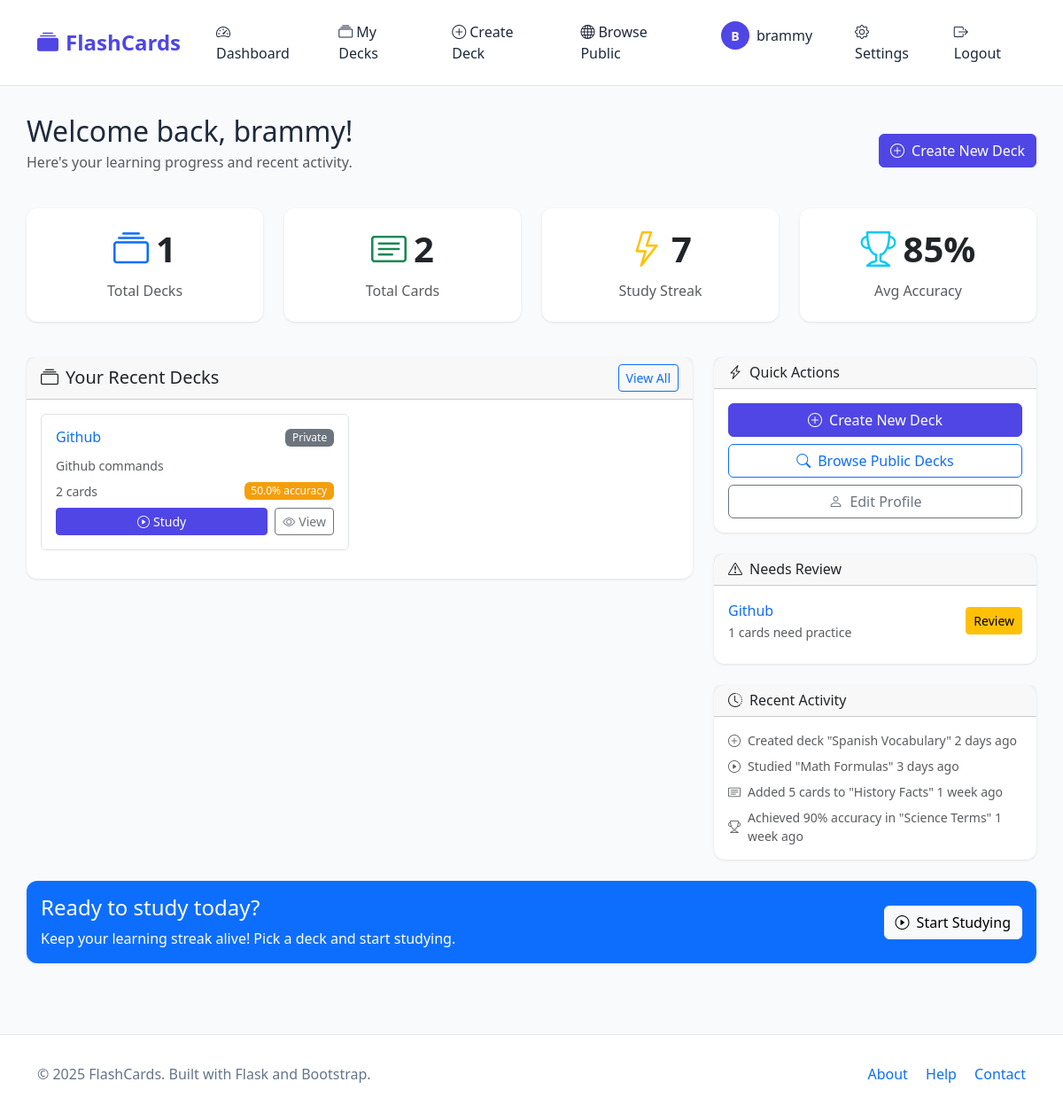
/dashboard (signed in), run on the app's committed database.
### app/models/user.py (models this page shows, shortened)
class User(UserMixin, BaseModel):
    __tablename__ = 'users'
    username = db.Column(db.String(80), unique=True, nullable=False)
    email = db.Column(db.String(120), unique=True, nullable=False)
    password_hash = db.Column(db.String(255), nullable=False)
    is_active = db.Column(db.Boolean, default=True, nullable=False)
    decks = db.relationship('Deck', backref='owner', lazy=True, cascade='all, delete-orphan')
    def get_deck_count(self):
        return len(self.decks)
    def get_total_cards(self):
        return sum(len(deck.flashcards) for deck in self.decks)

### app/models/deck.py (models this page shows, shortened)
class Deck(BaseModel):
    __tablename__ = 'decks'
    name = db.Column(db.String(100), nullable=False)
    description = db.Column(db.Text)
    is_public = db.Column(db.Boolean, default=False, nullable=False)
    user_id = db.Column(db.Integer, db.ForeignKey('users.id'), nullable=False)
    flashcards = db.relationship('Flashcard', backref='deck', lazy=True, cascade='all, delete-orphan')

### app/views/main.py (the view)
@main_bp.route('/dashboard')
@login_required
def dashboard():
    recent_decks_pagination = DeckService.get_user_decks(
        user_id=current_user.id,
        page=1,
        per_page=6
    )
    recent_decks = recent_decks_pagination.items
    user_stats = {
        'total_decks': current_user.get_deck_count(),
        'total_cards': current_user.get_total_cards(),
    }
    deck_stats = []
    for deck in recent_decks:
        stats = StudyService.get_study_statistics(deck.id)
        deck_stats.append({
            'deck': deck,
            'stats': stats
        })
    decks_needing_attention = []
    for deck in recent_decks:
        review_cards = StudyService.get_cards_needing_review(deck.id)
        if review_cards:
            decks_needing_attention.append({
                'deck': deck,
                'review_count': len(review_cards)
            })
    return render_template(
        'main/dashboard.html',
        title='Dashboard',
        user_stats=user_stats,
        deck_stats=deck_stats,
        decks_needing_attention=decks_needing_attention
    )

### app/templates/main/dashboard.html (shortened to what this page needs)
{% extends "base.html" %}
{% block content %}
<div class="row mb-4">
    <div class="col-12">
        <div class="d-flex justify-content-between align-items-center">
            <div>
                <h1 class="h2 mb-1">Welcome back, {{ current_user.username }}!</h1>
                <p class="text-muted">Here's your learning progress and recent activity.</p>
            </div>
            <div>
                <a href="{{ url_for('decks.create') }}" class="btn btn-primary">
                    <i class="bi bi-plus-circle me-2"></i>Create New Deck
                </a>
            </div>
        </div>
    </div>
</div>
<div class="row mb-4">
    <div class="col-md-3 mb-3">
        <div class="card text-center">
            <div class="card-body">
                <div class="d-flex align-items-center justify-content-center mb-2">
                    <i class="bi bi-collection fs-1 text-primary me-2"></i>
                    <span class="fs-1 fw-bold">{{ user_stats.total_decks }}</span>
                </div>
                <h6 class="card-title text-muted">Total Decks</h6>
            </div>
        </div>
    </div>
    <div class="col-md-3 mb-3">
        <div class="card text-center">
            <div class="card-body">
                <div class="d-flex align-items-center justify-content-center mb-2">
                    <i class="bi bi-card-text fs-1 text-success me-2"></i>
                    <span class="fs-1 fw-bold">{{ user_stats.total_cards }}</span>
                </div>
                <h6 class="card-title text-muted">Total Cards</h6>
            </div>
        </div>
    </div>
    <div class="col-md-3 mb-3">
        <div class="card text-center">
            <div class="card-body">
                <div class="d-flex align-items-center justify-content-center mb-2">
                    <i class="bi bi-lightning fs-1 text-warning me-2"></i>
                    <span class="fs-1 fw-bold">7</span>
                </div>
                <h6 class="card-title text-muted">Study Streak</h6>
            </div>
        </div>
    </div>
    <div class="col-md-3 mb-3">
        <div class="card text-center">
            <div class="card-body">
                <div class="d-flex align-items-center justify-content-center mb-2">
                    <i class="bi bi-trophy fs-1 text-info me-2"></i>
                    <span class="fs-1 fw-bold">85%</span>
                </div>
                <h6 class="card-title text-muted">Avg Accuracy</h6>
            </div>
        </div>
    </div>
</div>
<div class="row">
    <div class="col-lg-8 mb-4">
        <div class="card">
            <div class="card-header d-flex justify-content-between align-items-center">
                <h5 class="card-title mb-0">
                    <i class="bi bi-collection me-2"></i>Your Recent Decks
                </h5>
                <a href="{{ url_for('decks.index') }}" class="btn btn-outline-primary btn-sm">View All</a>
            </div>
            <div class="card-body">
                {% if deck_stats %}
                    <div class="row">
                        {% for deck_stat in deck_stats %}
                            <div class="col-md-6 mb-3">
                                <div class="border rounded p-3 h-100">
                                    <div class="d-flex justify-content-between align-items-start mb-2">
                                        <h6 class="mb-1">
                                            <a href="{{ url_for('decks.view', id=deck_stat.deck.id) }}" class="text-decoration-none">
                                                {{ deck_stat.deck.name }}
                                            </a>
                                        </h6>
                                        {% if deck_stat.deck.is_public %}
                                            <span class="badge bg-success">Public</span>
                                        {% else %}
                                            <span class="badge bg-secondary">Private</span>
                                        {% endif %}
                                    </div>
                                    <p class="text-muted small mb-2">
                                        {{ deck_stat.deck.description[:60] }}{% if deck_stat.deck.description|length > 60 %}...{% endif %}
                                    </p>
                                    <div class="d-flex justify-content-between align-items-center mb-2">
                                        <small class="text-muted">
                                            {{ deck_stat.stats.total_cards }} cards
                                        </small>
                                        {% if deck_stat.stats.avg_accuracy > 0 %}
                                            <span class="badge {{ accuracy_badge_class(deck_stat.stats.avg_accuracy) }}">
                                                {{ deck_stat.stats.avg_accuracy }}% accuracy
                                            </span>
                                        {% endif %}
                                    </div>
                                    <div class="d-flex gap-2">
                                        <a href="{{ url_for('study.start', deck_id=deck_stat.deck.id) }}" class="btn btn-primary btn-sm flex-fill">
                                            <i class="bi bi-play-circle me-1"></i>Study
                                        </a>
                                        <a href="{{ url_for('decks.view', id=deck_stat.deck.id) }}" class="btn btn-outline-secondary btn-sm">
                                            <i class="bi bi-eye me-1"></i>View
                                        </a>
                                    </div>
                                </div>
                            </div>
                        {% endfor %}
                    </div>
                {% endif %}
            </div>
        </div>
    </div>
    <div class="col-lg-4">
        <div class="card mb-4">
            <div class="card-header">
                <h6 class="card-title mb-0">
                    <i class="bi bi-lightning-charge me-2"></i>Quick Actions
                </h6>
            </div>
            <div class="card-body">
                <div class="d-grid gap-2">
                    <a href="{{ url_for('decks.create') }}" class="btn btn-primary">
                        <i class="bi bi-plus-circle me-2"></i>Create New Deck
                    </a>
                    <a href="{{ url_for('decks.public') }}" class="btn btn-outline-primary">
                        <i class="bi bi-search me-2"></i>Browse Public Decks
                    </a>
                    <a href="{{ url_for('auth.profile') }}" class="btn btn-outline-secondary">
                        <i class="bi bi-person me-2"></i>Edit Profile
                    </a>
                </div>
            </div>
        </div>
        {% if decks_needing_attention %}
        <div class="card mb-4">
            <div class="card-header">
                <h6 class="card-title mb-0">
                    <i class="bi bi-exclamation-triangle me-2"></i>Needs Review
                </h6>
            </div>
            <div class="card-body">
                {% for deck_attention in decks_needing_attention %}
                    <div class="d-flex justify-content-between align-items-center mb-2">
                        <div>
                            <a href="{{ url_for('study.review', deck_id=deck_attention.deck.id) }}" class="text-decoration-none">
                                {{ deck_attention.deck.name }}
                            </a>
                            <br>
                            <small class="text-muted">{{ deck_attention.review_count }} cards need practice</small>
                        </div>
                        <a href="{{ url_for('study.review', deck_id=deck_attention.deck.id) }}" class="btn btn-warning btn-sm">
                            Review
                        </a>
                    </div>
                {% endfor %}
            </div>
        </div>
        {% endif %}
        <div class="card">
            <div class="card-header">
                <h6 class="card-title mb-0">
                    <i class="bi bi-clock-history me-2"></i>Recent Activity
                </h6>
            </div>
            <div class="card-body">
                <div class="small text-muted">
                    <div class="d-flex align-items-center mb-2">
                        <i class="bi bi-plus-circle me-2"></i>
                        <span>Created deck "Spanish Vocabulary" 2 days ago</span>
                    </div>
                    <div class="d-flex align-items-center mb-2">
                        <i class="bi bi-play-circle me-2"></i>
                        <span>Studied "Math Formulas" 3 days ago</span>
                    </div>
                    <div class="d-flex align-items-center mb-2">
                        <i class="bi bi-card-text me-2"></i>
                        <span>Added 5 cards to "History Facts" 1 week ago</span>
                    </div>
                    <div class="d-flex align-items-center">
                        <i class="bi bi-trophy me-2"></i>
                        <span>Achieved 90% accuracy in "Science Terms" 1 week ago</span>
                    </div>
                </div>
            </div>
        </div>
    </div>
</div>
<div class="row mt-4">
    <div class="col-12">
        <div class="card bg-primary text-white">
            <div class="card-body">
                <div class="row align-items-center">
                    <div class="col-md-8">
                        <h4 class="card-title">Ready to study today?</h4>
                        <p class="card-text mb-0">Keep your learning streak alive! Pick a deck and start studying.</p>
                    </div>
                    <div class="col-md-4 text-md-end">
                        <a href="{{ url_for('decks.index') }}" class="btn btn-light">
                            <i class="bi bi-play-circle me-2"></i>Start Studying
                        </a>
                    </div>
                </div>
            </div>
        </div>
    </div>
</div>
{% endblock %}

### app/templates/base.html (shortened to what this page needs)
<!DOCTYPE html>
<html lang="en">
<head>
    <link href="https://cdn.jsdelivr.net/npm/bootstrap@5.3.0/dist/css/bootstrap.min.css" rel="stylesheet">
    <link rel="stylesheet" href="https://cdn.jsdelivr.net/npm/bootstrap-icons@1.10.0/font/bootstrap-icons.css">
    <link rel="stylesheet" href="{{ url_for('static', filename='css/base.css') }}">
</head>
<body>
    <nav class="navbar navbar-expand-lg navbar-light">
        <div class="container">
            <a class="navbar-brand" href="{{ url_for('main.index') }}">
                <i class="bi bi-collection-fill me-2"></i>FlashCards
            </a>
            <div class="collapse navbar-collapse" id="navbarNav">
                <ul class="navbar-nav me-auto">
                    {% if current_user.is_authenticated %}
                        <li class="nav-item">
                            <a class="nav-link" href="{{ url_for('main.dashboard') }}">
                                <i class="bi bi-speedometer2 me-1"></i>Dashboard
                            </a>
                        </li>
                        <li class="nav-item">
                            <a class="nav-link" href="{{ url_for('decks.index') }}">
                                <i class="bi bi-collection me-1"></i>My Decks
                            </a>
                        </li>
                        <li class="nav-item">
                            <a class="nav-link" href="{{ url_for('decks.create') }}">
                                <i class="bi bi-plus-circle me-1"></i>Create Deck
                            </a>
                        </li>
                        <li class="nav-item">
                            <a class="nav-link" href="{{ url_for('decks.public') }}">
                                <i class="bi bi-globe me-1"></i>Browse Public
                            </a>
                        </li>
                    {% endif %}
                </ul>
                <ul class="navbar-nav">
                    {% if current_user.is_authenticated %}
                        <li class="nav-item">
                            <a class="nav-link" href="{{ url_for('auth.profile') }}">
                                <div class="user-profile">
                                    <div class="user-avatar">{{ current_user.username[0].upper() }}</div>
                                    <span>{{ current_user.username }}</span>
                                </div>
                            </a>
                        </li>
                        <li class="nav-item">
                            <a class="nav-link" href="{{ url_for('auth.account') }}">
                                <i class="bi bi-gear me-1"></i>Settings
                            </a>
                        </li>
                        <li class="nav-item">
                            <a class="nav-link" href="{{ url_for('auth.logout') }}">
                                <i class="bi bi-box-arrow-right me-1"></i>Logout
                            </a>
                        </li>
                    {% endif %}
                </ul>
            </div>
        </div>
    </nav>
    <div class="container main-content">
        {% block content %}{% endblock %}
    </div>
    <footer class="footer">
        <div class="container">
            <div class="row">
                <div class="col-md-6">
                    <p class="mb-0">&copy; 2025 FlashCards. Built with Flask and Bootstrap.</p>
                </div>
                <div class="col-md-6 text-md-end">
                    <a href="{{ url_for('main.about') }}" class="text-decoration-none me-3">About</a>
                    <a href="{{ url_for('main.help') }}" class="text-decoration-none me-3">Help</a>
                    <a href="#" class="text-decoration-none">Contact</a>
                </div>
            </div>
        </div>
    </footer>
</body>
</html>

### data on the page
User: username "B", username "brammy"
Deck: deck.name "Github", deck "Github commands", deck.name "Github"

### other printed values
{{ user_stats.total_decks }} "1"
{{ user_stats.total_cards }} "2"
{{ deck_stat.stats.total_cards }} "2"
{{ deck_stat.stats.avg_accuracy }} "50.0"
{{ deck_attention.review_count }} "1"
